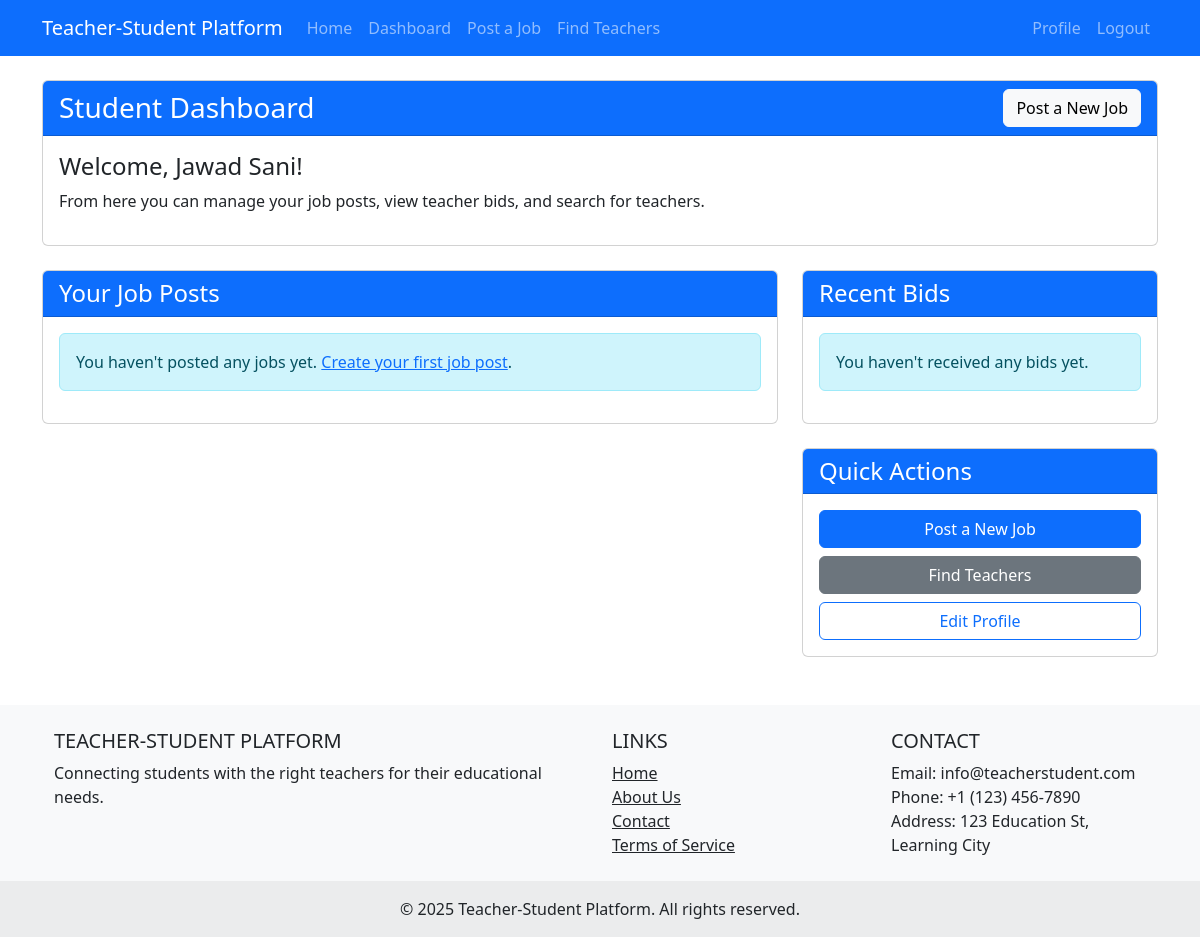
/student/dashboard/ (signed in), run on an earlier commit of the app's database.
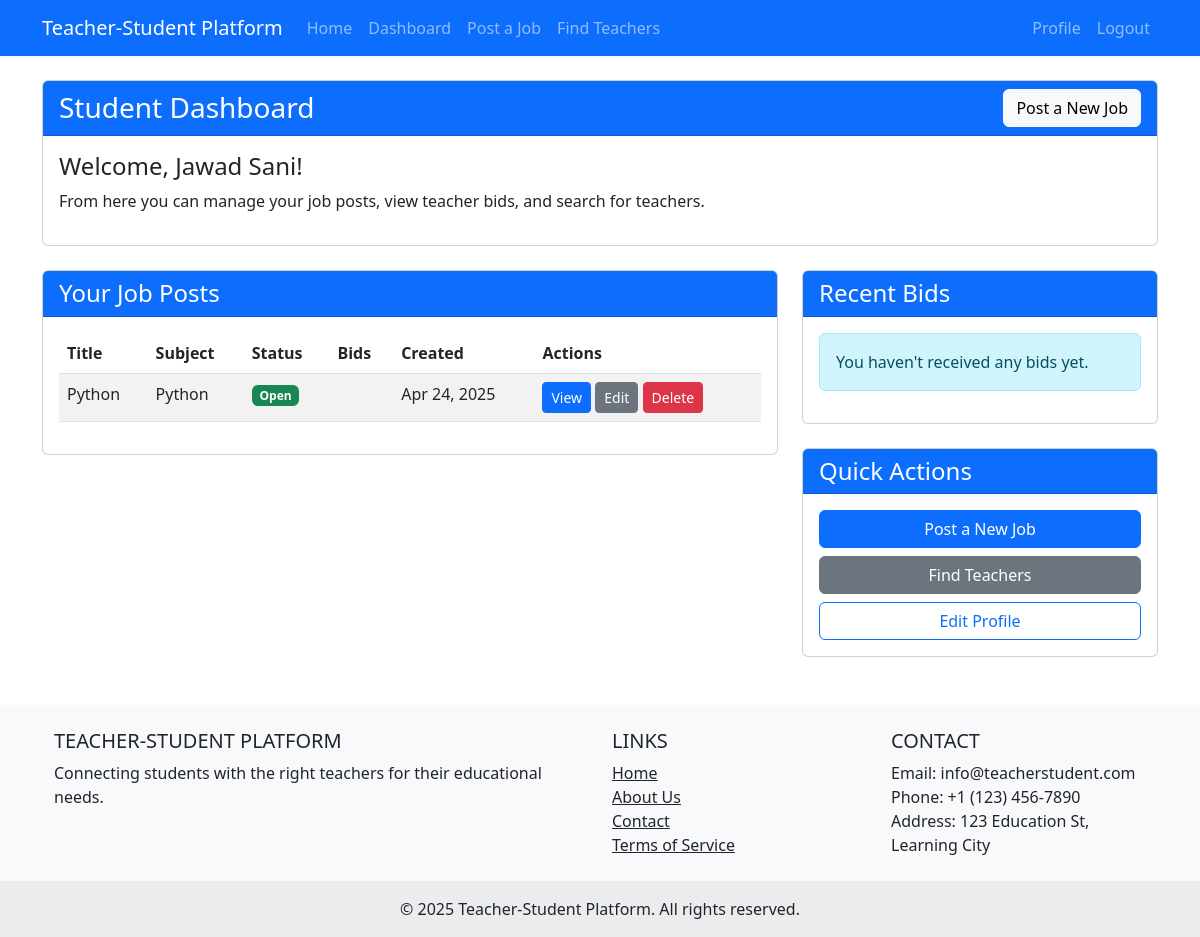
And on a later commit of the database.
### student/models.py (models this page shows, shortened)
class JobPost(models.Model):
    STATUS_CHOICES = (
        ('open', 'Open'),
        ('in_progress', 'In Progress'),
        ('closed', 'Closed'),
    )
    student = models.ForeignKey(StudentProfile, on_delete=models.CASCADE, related_name='job_posts')
    title = models.CharField(max_length=255)
    description = models.TextField()
    subject = models.CharField(max_length=100)
    education_level = models.CharField(max_length=100)
    preferred_experience = models.PositiveIntegerField(default=0, help_text="Preferred years of experience")
    budget_range = models.CharField(max_length=100, blank=True, null=True)
    location_preference = models.CharField(max_length=100, blank=True, null=True)
    status = models.CharField(max_length=15, choices=STATUS_CHOICES, default='open')
    requirements_met = models.BooleanField(default=True)
    created_at = models.DateTimeField(auto_now_add=True)
    updated_at = models.DateTimeField(auto_now=True)
    current_bid_cycle = models.PositiveIntegerField(default=1)
    max_bids_current_cycle = models.PositiveIntegerField(default=10)  # 10 for first cycle, +5 for each subsequent cycle

### student/views.py (the view)
# urls.py: path('dashboard/', views.student_dashboard, name='dashboard'),
@login_required
@student_required
def student_dashboard(request):
    job_posts = JobPost.objects.filter(student__user=request.user).order_by('-created_at')
    bids = TeacherBid.objects.filter(job_post__student__user=request.user).order_by('-created_at')
    context = {
        'job_posts': job_posts,
        'bids': bids,
    }
    return render(request, 'student/dashboard.html', context)

### accounts/models.py (called while the page is built)
    @property
    def is_student(self):
        return self.user_type == 'student'

### templates/student/dashboard.html (shortened to what the changed rows need)
{% extends 'base.html' %}
{% block content %}
<div class="row">
    <div class="col-md-8">
        <div class="card">
            <div class="card-body">
                {% if job_posts %}
                    <div class="table-responsive">
                        <table class="table table-striped">
                            <thead>
                                <tr>
                                    <th>Title</th>
                                    <th>Subject</th>
                                    <th>Status</th>
                                    <th>Bids</th>
                                    <th>Created</th>
                                    <th>Actions</th>
                                </tr>
                            </thead>
                            <tbody>
                                {% for job_post in job_posts %}
                                    <tr>
                                        <td>{{ job_post.title }}</td>
                                        <td>{{ job_post.subject }}</td>
                                        <td>
                                            {% if job_post.status == 'open' %}
                                                <span class="badge bg-success">Open</span>
                                            {% elif job_post.status == 'assigned' %}
                                                <span class="badge bg-primary">Assigned</span>
                                            {% elif job_post.status == 'completed' %}
                                                <span class="badge bg-info">Completed</span>
                                            {% elif job_post.status == 'cancelled' %}
                                                <span class="badge bg-danger">Cancelled</span>
                                            {% endif %}
                                        </td>
                                        <td>{{ job_post.teacherbid_set.count }}</td>
                                        <td>{{ job_post.created_at|date:"M d, Y" }}</td>
                                        <td>
                                            <a href="{% url 'student:job_post_detail' job_post.pk %}" class="btn btn-sm btn-primary">View</a>
                                            {% if job_post.status == 'open' %}
                                                <a href="{% url 'student:edit_job_post' job_post.pk %}" class="btn btn-sm btn-secondary">Edit</a>
                                                <a href="{% url 'student:delete_job_post' job_post.pk %}" class="btn btn-sm btn-danger">Delete</a>
                                            {% endif %}
                                        </td>
                                    </tr>
                                {% endfor %}
                            </tbody>
                        </table>
                    </div>
                {% else %}
                    <div class="alert alert-info">
                        You haven't posted any jobs yet. <a href="{% url 'student:create_job_post' %}">Create your first job post</a>.
                    </div>
                {% endif %}
            </div>
        </div>
    </div>
</div>
{% endblock %}

What changed in the data, as far as the page shows it:
added JobPost: title "Python", subject "Python", status "Open", created_at "Apr 24, 2025"
Also different on the page:
text no longer shown: "You haven't posted any jobs yet. Create your first job post ."
text now shown: "Title Subject Status Bids Created Actions"
